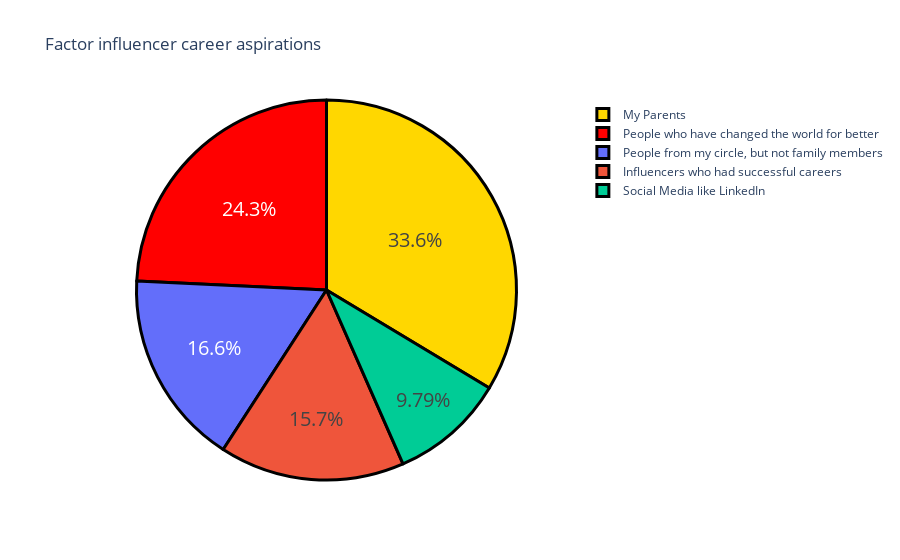

The code cell stored with this chart in its notebook:
### Code cell
question=df["Which of the below factors influence the most about your career aspirations ?"].value_counts()
label=question.index
count=question.values
colors=['Gold','red']
fig=go.Figure(data=[go.Pie(labels=label,values=count)])
fig.update_layout(title_text="Factor influencer career aspirations")
fig.update_traces(hoverinfo='label+value',textinfo="percent",textfont_size=20,
                 marker=dict(colors=colors,line=dict(color='Black',width=3)))
fig.show()

### Figure 1 — Plotly figure (JSON) as saved in the notebook; plotly's stock layout.template omitted (floating-point values rounded to 4 significant figures)
{"data": [{"hoverinfo": "label+value", "labels": ["My Parents", "People who have changed the world for better", "People from my circle, but not family members", "Influencers who had successful careers", "Social Media like LinkedIn"], "marker": {"colors": ["Gold", "red"], "line": {"color": "Black", "width": 3}}, "textfont": {"size": 20}, "textinfo": "percent", "type": "pie", "values": [79, 57, 39, 37, 23]}], "layout": {"autosize": true, "hiddenlabels": [], "title": {"text": "Factor influencer career aspirations"}}}
